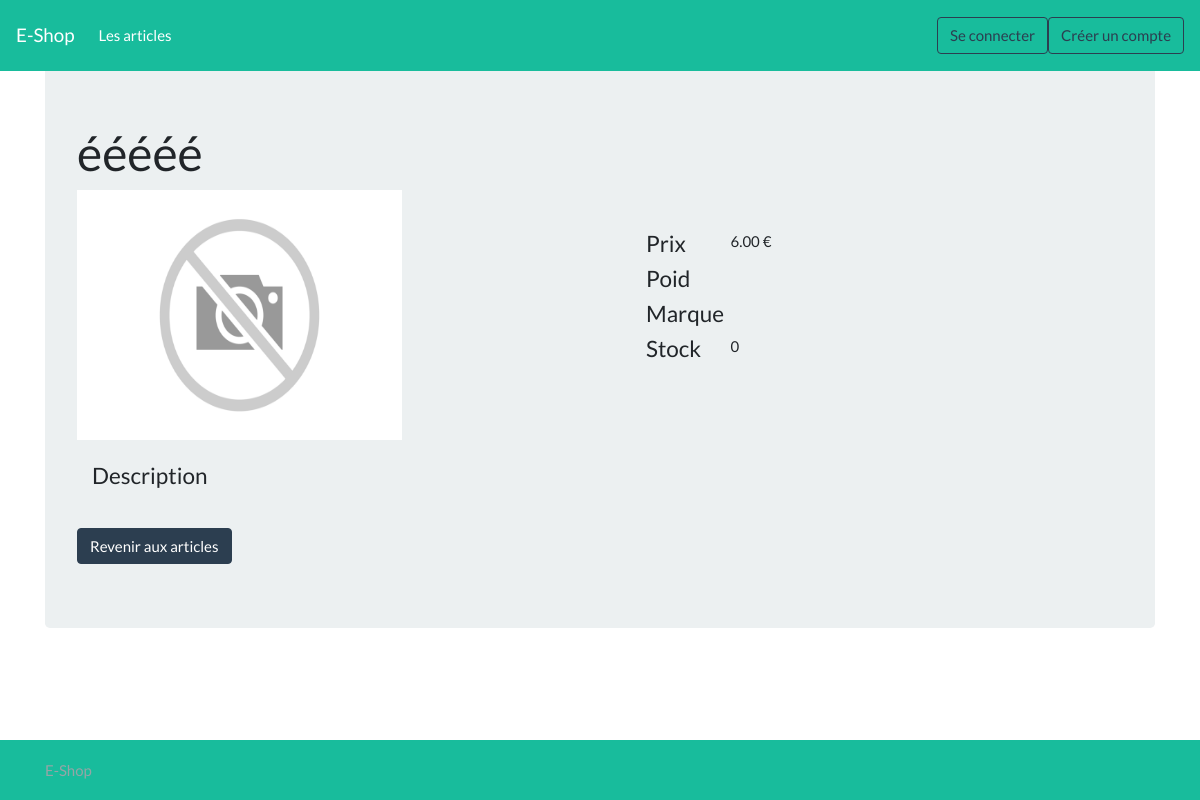
The page /article/ééééé on the database its author committed.
### tables this page shows
CREATE TABLE `article` (
  `id` int(11) NOT NULL AUTO_INCREMENT,
  `nom` varchar(255) NOT NULL,
  `prix` decimal(9,2) DEFAULT '0.00',
  `stock` int(10) DEFAULT NULL,
  `poid` varchar(10) DEFAULT NULL,
  `marque` varchar(255) DEFAULT NULL,
  `categorieID` int(11) NOT NULL,
  `image` varchar(255) DEFAULT NULL,
  `description` text,
  `actif` tinyint(1) DEFAULT '1',
  PRIMARY KEY (`id`),
  KEY `categorieID` (`categorieID`),
  CONSTRAINT `article_ibfk_1` FOREIGN KEY (`categorieID`) REFERENCES `categorie` (`id`)
);

### models/db.php (called while the page is built)
<?php
function getDB() {
    try
    {
        $bdd = new PDO('mysql:host=localhost;dbname=superchouette;charset=utf8', ''.BDD_LOGIN.'', ''.BDD_PASS.'', array(PDO::ATTR_ERRMODE => PDO::ERRMODE_EXCEPTION));
        return $bdd;
    }
    catch (Exception $e)
    {
        die('Erreur : ' . $e->getMessage());
    }
}

### models/articles.php (called while the page is built, shortened)
<?php
require_once 'models/db.php';
function getAllFromArticles(){
    $reponse = getDB()->query('SELECT a.id AS id, a.nom AS nom, prix, categorieID, marque, stock, poid, image, description, c.nom AS categorieNom
    FROM article AS a
    JOIN categorie AS c
    ON a.categorieID = c.id WHERE actif = 1 ORDER BY a.id DESC');
    $articles = $reponse->fetchAll();
    return $articles;
}
function getArticle($nom) {
    $articles = getAllFromArticles();
    foreach($articles as $article) {
        if ($nom == $article['nom']) {
            return $article;
        }
    }
}
?>

### views/article.php (the view, shortened to what this page needs)
<img src="<?= ROOT_PATH . $article['image'] ?>" width="325" height="250">
<div  style="float:right; margin-top:40px">
<dl class="row">
    <dt class="col-sm-2"><h4>Prix</h4></dt>
    <dd class="col-sm-10"><?= $article['prix']?> €</dd>
    <dt class="col-sm-2"><h4>Poid</h4></dt>
    <dd class="col-sm-10"><?= $article['poid']?></dd>
    <dt class="col-sm-2"><h4>Marque</h4></dt>
    <dd class="col-sm-10"><?= $article['marque']?></dd>
    <dt class="col-sm-2"><h4>Stock</h4></dt>
    <dd class="col-sm-10"><?= $article['stock']?></dd>
</dl>
</div>
<br>
<br>
<dl>
    <dt class="col-sm-2"><h4>Description</h4></dt>
</dl>
<br>
<a href="<?= ROOT_PATH ?>article#<?= $article['id'] ?>" class="btn btn-primary">Revenir aux articles</a>
<?php
$title=$article['nom'];
$content = ob_get_clean();
include 'includes/template.php';
?>

### views/includes/template.php (shortened to what this page needs)
<!DOCTYPE html>
<html>
    <head>
        <link rel="stylesheet" href="<?=ROOT_PATH?>public/css/flatly.min.css">
        <link rel="stylesheet" href="<?=ROOT_PATH?>public/css/sticky-footer-navbar.css">
        <link rel="stylesheet" href="<?=ROOT_PATH?>public/css/style.css">
    </head>
    <body>
        <nav class="navbar navbar-expand-lg navbar-dark fixed-top bg-dark">
            <a class="navbar-brand" href="<?=ROOT_PATH?>">E-Shop</a>
            <div class="collapse navbar-collapse" id="navbarCollapse">
                <ul class="navbar-nav mr-auto">
                    <li class="nav-item"><a class="nav-link" href="<?=ROOT_PATH?>article">Les articles</a></li>
                </ul>
            </div>
                <?php if(empty($_SESSION['id'])):?>
                    <a href="<?=ROOT_PATH?>login" class="btn btn-outline-primary my-2 my-sm-0">Se connecter</a>
                    <a href="<?=ROOT_PATH?>signup" class="btn btn-outline-primary my-2 my-sm-0">Créer un compte</a>
                <?php endif?>
        </nav>
        <main role="main" class="container">
        <div class="jumbotron">
            <h1><?php echo $title; ?></h1>
            <?php echo $content; ?>
        </div>
        </main>
        <footer class="footer bg-dark text-white-50">
            <div class="container">
                <span class="text-muted">E-Shop</span>
            </div>
        </footer>
    </body>
</html>

### public/css/sticky-footer-navbar.css (style rules this page uses)
html { position: relative; min-height: 100%; }
body { margin-bottom: 60px; }
.footer { position: absolute; bottom: 0; width: 100%; height: 60px; line-height: 60px; background-color: #f5f5f5; }
body > .container { padding: 60px 15px 0; }
.footer > .container { padding-right: 15px; padding-left: 15px; }

### rows shown on the page
article: nom "ééééé", image (placeholder picture), prix "6.00", stock "0"
